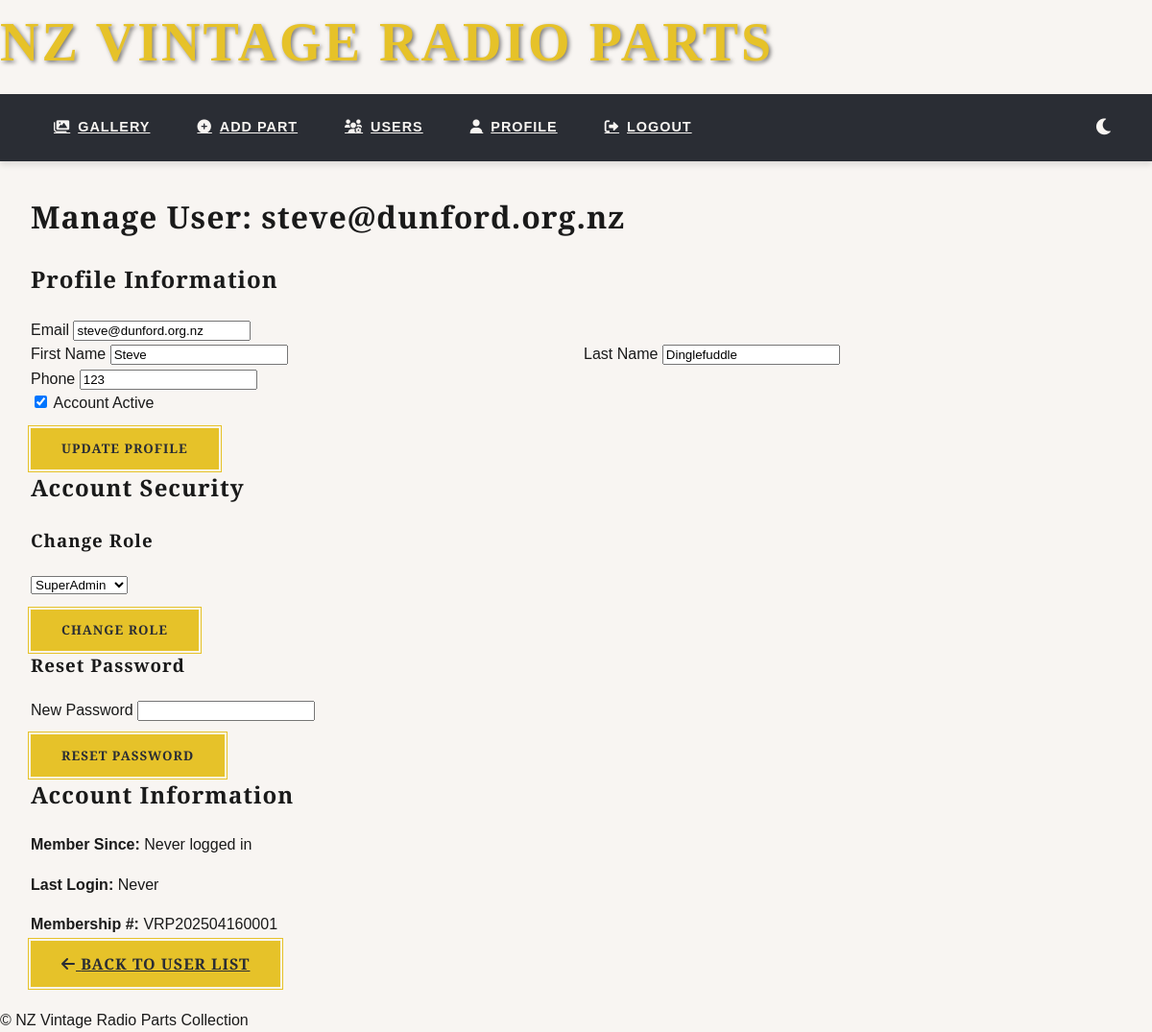
/auth/users/1 (signed in), run on an earlier commit of the app's database.
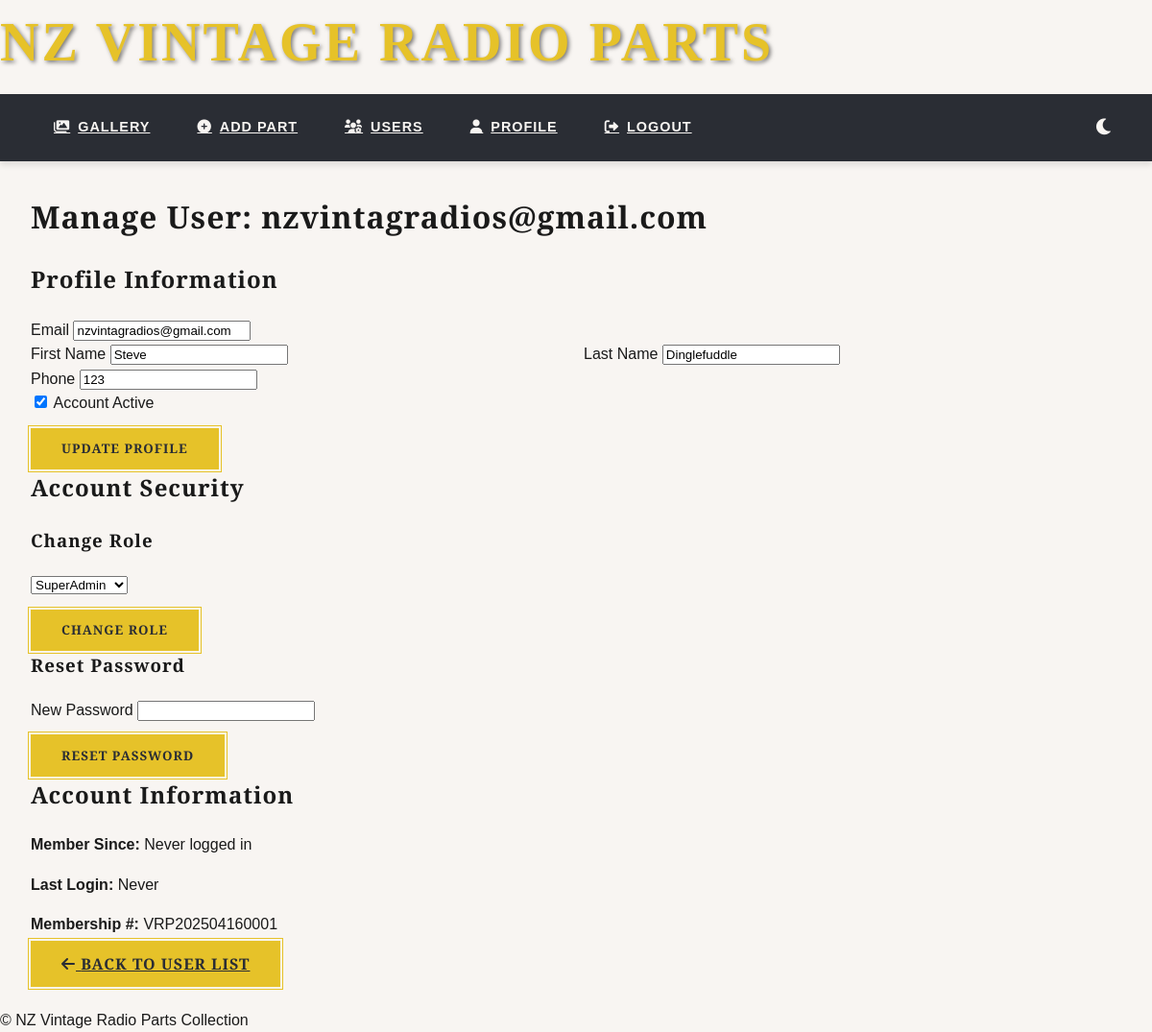
And on a later commit of the database.
### app/models.py (models this page shows, shortened)
class User(UserMixin, db.Model):
    __tablename__ = 'User'
    id = db.Column(db.Integer, primary_key=True)
    username = db.Column(db.String(80), unique=True, nullable=False)
    email = db.Column(db.String(120), unique=True, nullable=False)
    password_hash = db.Column(db.String(128))
    role = db.Column(db.String(20), default='user')  # 'user', 'admin', 'superadmin'
    membership_number = db.Column(db.Integer, unique=True)
    membership_active = db.Column(db.Boolean, default=True)
    last_login = db.Column(db.DateTime)
    first_name = db.Column(db.String(50))
    last_name = db.Column(db.String(50))
    phone = db.Column(db.String(20))
    address_line1 = db.Column(db.String(100))
    address_line2 = db.Column(db.String(100))
    city = db.Column(db.String(50))
    postcode = db.Column(db.String(20))
    country = db.Column(db.String(50))
    account_active = db.Column(db.Boolean, default=False)
    orders = db.relationship('Order', back_populates='user', lazy='dynamic')
    @property
    def is_active(self):
        return bool(self.account_active)
    @property
    def is_member(self):
        return self.membership_active and bool(self.membership_number)
    @property
    def is_admin(self):
        return self.role in ['admin', 'superadmin']
    @property
    def is_superadmin(self):
        return self.role == 'superadmin'

### app/blueprints/auth.py (the view, shortened to what this page needs)
@bp.route('/users/<int:user_id>', methods=['GET', 'POST'])
@login_required
def user_detail(user_id):
    if not current_user.is_superadmin:
        abort(403)
    user = User.query.get_or_404(user_id)
    return render_template('user_detail.html', user=user)

### app/templates/user_detail.html (shortened to what this page needs)
{% extends "layout.html" %}
{% block content %}
<div class="admin-container">
    <h1>Manage User: {{ user.email }}</h1>
    <div class="user-detail-grid">
        <div class="user-profile-section">
            <h2>Profile Information</h2>
            <form method="POST">
                <div class="form-group">
                    <label>Email</label>
                    <input type="email" name="email" value="{{ user.email }}" required>
                </div>
                <div class="form-row">
                    <div class="form-group">
                        <label>First Name</label>
                        <input type="text" name="first_name" value="{{ user.first_name or '' }}">
                    </div>
                    <div class="form-group">
                        <label>Last Name</label>
                        <input type="text" name="last_name" value="{{ user.last_name or '' }}">
                    </div>
                </div>
                <div class="form-group">
                    <label>Phone</label>
                    <input type="tel" name="phone" value="{{ user.phone or '' }}">
                </div>
                <div class="form-group checkbox-group">
                    <input type="checkbox" id="active" name="active" {% if user.account_active  %}checked{% endif %}>
                    <label for="active">Account Active</label>
                </div>
                <button type="submit" class="vintage-button">Update Profile</button>
            </form>
        </div>
        <div class="user-security-section">
            <h2>Account Security</h2>
            <div class="security-card">
                <h3>Change Role</h3>
                <form method="POST">
                    <div class="form-group">
                        <select name="role" class="role-select">
                            <option value="superadmin" {% if user.role == 'superadmin' %}selected{% endif %}>SuperAdmin</option>
                        </select>
                    </div>
                    <button type="submit" class="vintage-button small-button">Change Role</button>
                </form>
            </div>
            <div class="security-card">
                <h3>Reset Password</h3>
                <form method="POST">
                    <div class="form-group">
                        <label>New Password</label>
                        <input type="password" name="new_password" required minlength="8">
                    </div>
                    <button type="submit" class="vintage-button small-button">Reset Password</button>
                </form>
            </div>
        </div>
        <div class="user-meta-section">
            <h2>Account Information</h2>
            <div class="meta-card">
                <p><strong>Member Since:</strong> {{ user.last_login.strftime('%Y-%m-%d') if user.last_login else 'Never logged in' }}</p>
                <p><strong>Last Login:</strong> {{ user.last_login.strftime('%Y-%m-%d %H:%M') if user.last_login else 'Never' }}</p>
                {% if user.is_member %}
                <p><strong>Membership #:</strong> {{ user.membership_number }}</p>
                {% endif %}
            </div>
        </div>
    </div>
    <div class="admin-actions">
        <a href="{{ url_for('auth.user_list') }}" class="vintage-button">
            <i class="fas fa-arrow-left"></i> Back to User List
        </a>
    </div>
</div>
{% endblock %}

What changed in the data, as far as the page shows it:
changed User "Never logged in": email "steve@dunford.org.nz" → "nzvintagradios@gmail.com"
